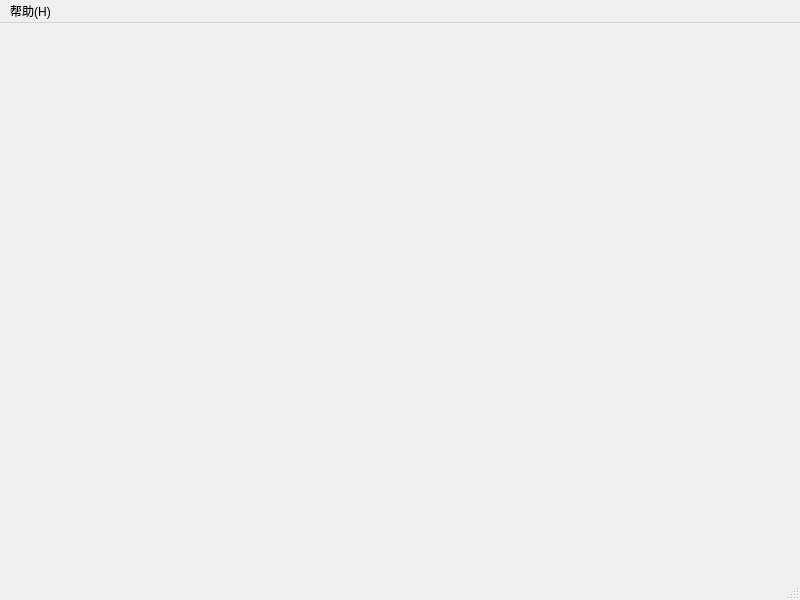
<?xml version="1.0" encoding="UTF-8"?>
<ui version="4.0">
 <class>MainWindow</class>
 <widget class="QMainWindow" name="MainWindow">
  <property name="geometry">
   <rect>
    <x>0</x>
    <y>0</y>
    <width>800</width>
    <height>600</height>
   </rect>
  </property>
  <property name="windowTitle">
   <string>MainWindow</string>
  </property>
  <widget class="QWidget" name="centralwidget"/>
  <widget class="QMenuBar" name="menubar">
   <property name="geometry">
    <rect>
     <x>0</x>
     <y>0</y>
     <width>800</width>
     <height>23</height>
    </rect>
   </property>
   <widget class="QMenu" name="menu_H">
    <property name="title">
     <string>帮助(H)</string>
    </property>
    <addaction name="action_Update"/>
   </widget>
   <addaction name="menu_H"/>
  </widget>
  <widget class="QStatusBar" name="statusbar"/>
  <action name="action_Update">
   <property name="text">
    <string>在线升级(C)</string>
   </property>
  </action>
 </widget>
 <resources/>
 <connections/>
</ui>
